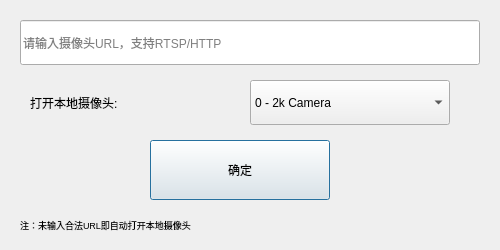
<?xml version="1.0" encoding="UTF-8"?>
<ui version="4.0">
 <class>Dialog</class>
 <widget class="QDialog" name="Dialog">
  <property name="geometry">
   <rect>
    <x>0</x>
    <y>0</y>
    <width>500</width>
    <height>250</height>
   </rect>
  </property>
  <property name="windowTitle">
   <string>摄像头检测</string>
  </property>
  <widget class="QLineEdit" name="lineEdit">
   <property name="geometry">
    <rect>
     <x>20</x>
     <y>20</y>
     <width>460</width>
     <height>45</height>
    </rect>
   </property>
   <property name="text">
    <string/>
   </property>
   <property name="placeholderText">
    <string>请输入摄像头URL，支持RTSP/HTTP</string>
   </property>
  </widget>
  <widget class="QLabel" name="label">
   <property name="geometry">
    <rect>
     <x>30</x>
     <y>85</y>
     <width>200</width>
     <height>35</height>
    </rect>
   </property>
   <property name="text">
    <string>打开本地摄像头:</string>
   </property>
  </widget>
  <widget class="QComboBox" name="comboBox">
   <property name="geometry">
    <rect>
     <x>250</x>
     <y>80</y>
     <width>200</width>
     <height>45</height>
    </rect>
   </property>
   <item>
    <property name="text">
     <string>0 - 2k Camera</string>
    </property>
   </item>
  </widget>
  <widget class="QPushButton" name="pushButton_2">
   <property name="geometry">
    <rect>
     <x>150</x>
     <y>140</y>
     <width>180</width>
     <height>60</height>
    </rect>
   </property>
   <property name="text">
    <string>确定</string>
   </property>
  </widget>
  <widget class="QLabel" name="label_2">
   <property name="geometry">
    <rect>
     <x>20</x>
     <y>210</y>
     <width>480</width>
     <height>30</height>
    </rect>
   </property>
   <property name="font">
    <font>
     <pointsize>7</pointsize>
    </font>
   </property>
   <property name="text">
    <string>注：未输入合法URL即自动打开本地摄像头</string>
   </property>
   <property name="textFormat">
    <enum>Qt::AutoText</enum>
   </property>
  </widget>
 </widget>
 <resources/>
 <connections/>
</ui>
